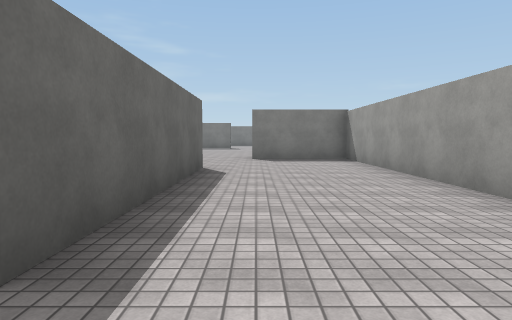
[1] (above)

23 first-person views from a walk through a 3-D level made in the Unity game engine. The camera is 1.4 m above the floor, tilts 4° down and sees 75° across. The floor is counted in squares, 2.4 m on a side. Each view is taken from the middle of a square. On the plan, view 1 faces up. The plan holds only what a view shows up to about 9 squares ahead; the rest is blank. The player is left out. Surface patterns are stand-ins for the level's own textures.

[2]
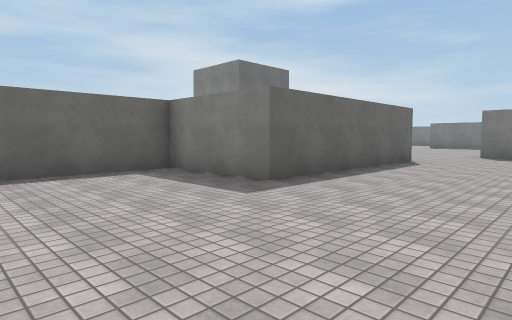

[3]
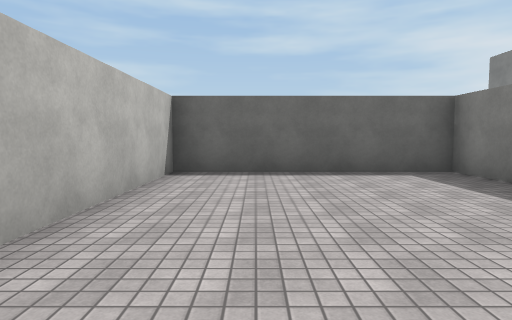

[4]
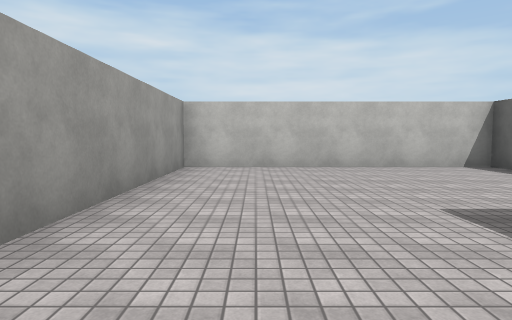

[5]
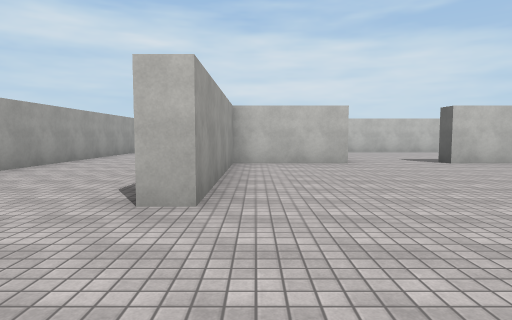

[6]
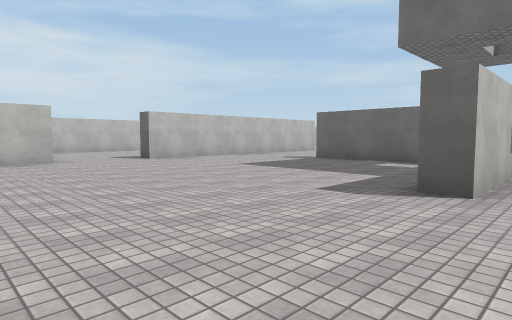

[7]
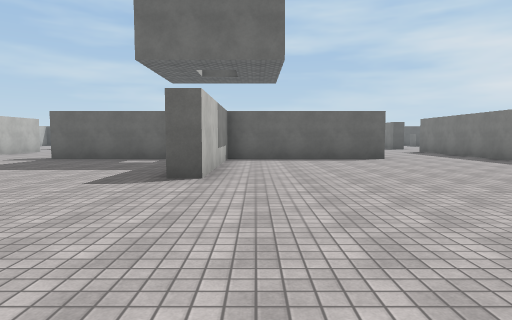

[8]
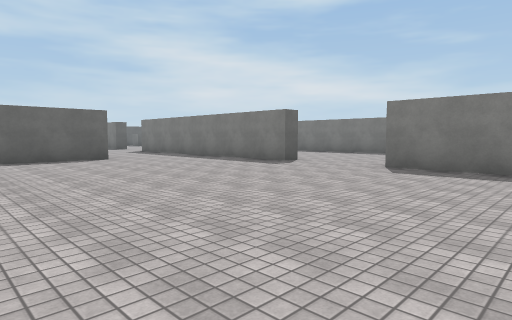

[9]
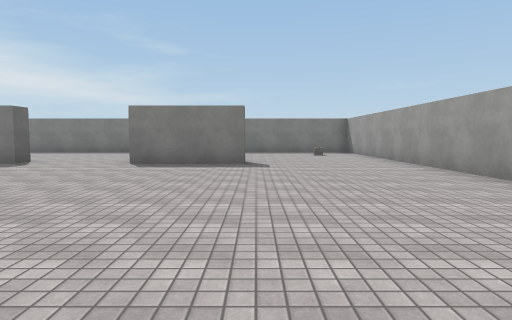

[10]
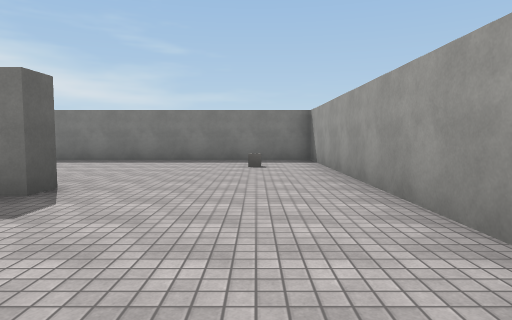

[11]
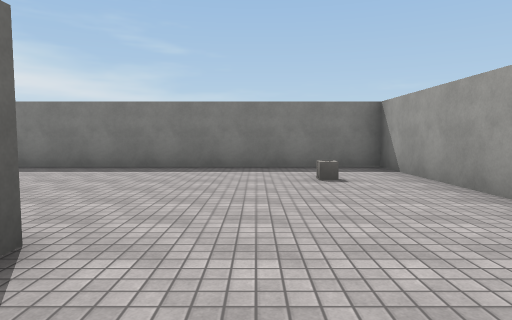

[12]
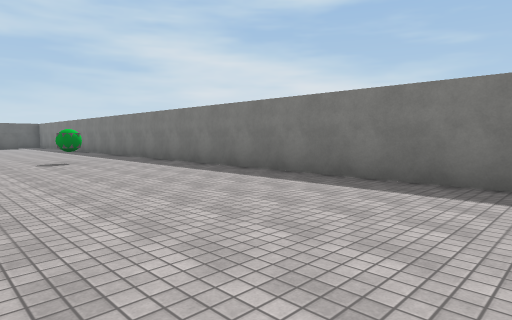

[13]
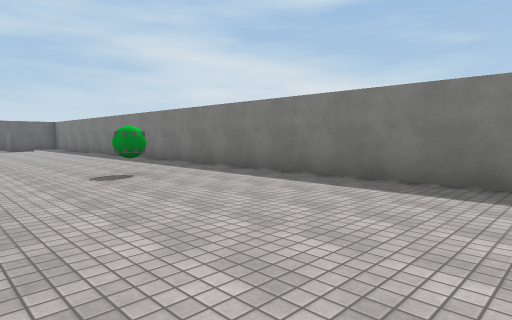

[14]
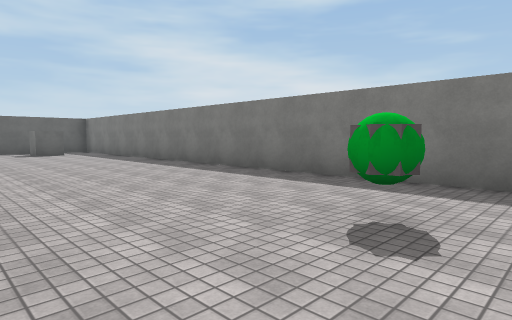

[15]
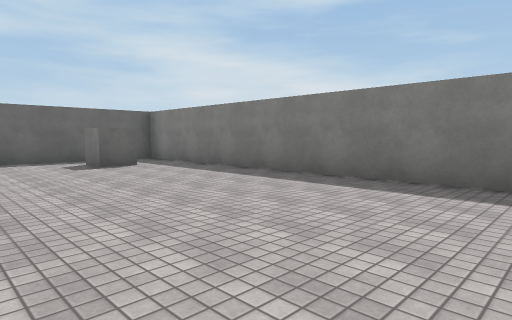

[16]
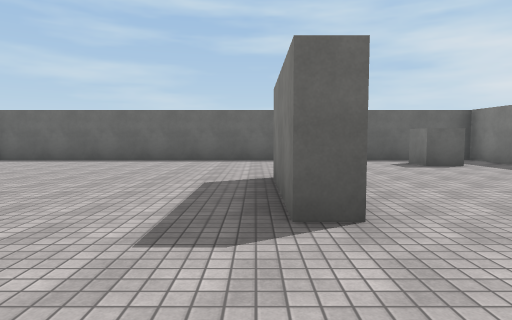

[17]
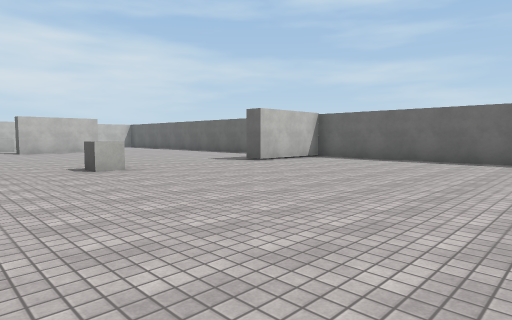

[18]
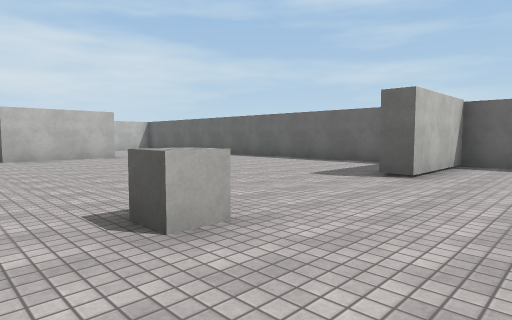

[19]
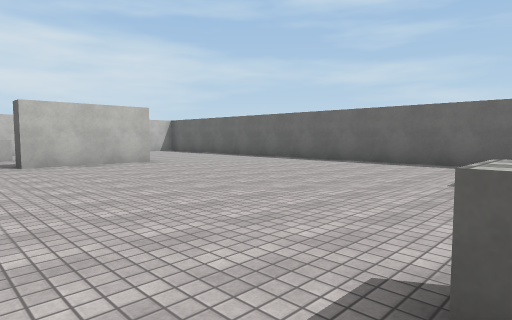

[20]
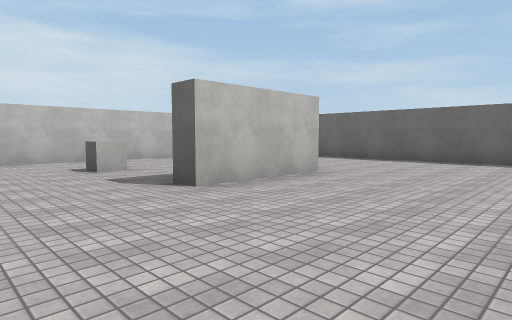

[21]
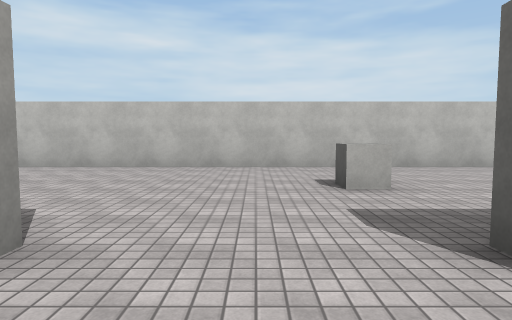

[22]
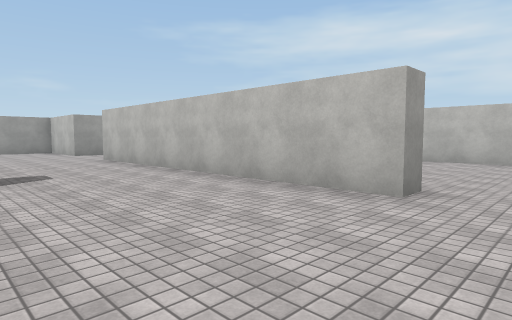

[23]
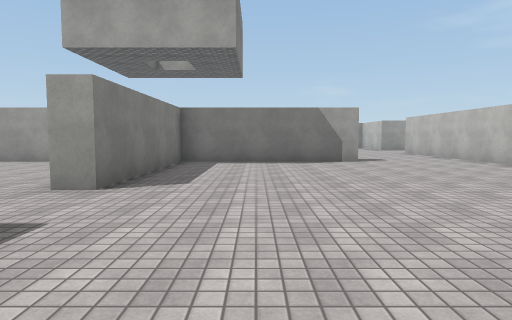

### Floor plan
Points are (right, up) in squares from view 1. A wall is a line through its corners. A room is listed if a view was taken in it or the views show most of it. See-through windows are left out.
Room 1 (views 1, 2, 3, 4)
walls: (-1.5, 6.3) (-1, 6.3) (-1, 1.3) (-3.5, 1.3) (-3.5, -3.4) (2.4, -3.4) (2.4, 8.7) (-0.1, 8.7)
ways out: opening at (-0.5, 7.5) to room 2
Room 2 (views 5, 6, 7, 8, 9, 10, 11, 12, 13, 14, 15, 16, 17, 18, 19, 20, 21, 22, 23)
walls: (-10.3, 11.8) (-10.3, 13); (-9.7, 7.8) (-9.7, 4.6); (-9.7, 13.5) (-9.7, 9.3) (-5.6, 9.3) (-5.6, 8.8); (-10.3, 4.5) (-10.3, 8.7) (-14.4, 8.7) (-14.4, 9.2); (-9.1, 16.3) (-10.1, 16.3); (-6.2, 16.8) (-6.2, 16.3) (-7.6, 16.3); (-16.3, 16.9) (-16.3, 16.3) (-18.6, 16.3); (-13.8, 1.1) (-13.8, 1.8) (-6.2, 1.8) (-6.2, 1.2); (-4.1, 1.8) (-1.5, 1.8) (-1.5, 6.3); (-18.8, 1.8) (-16.3, 1.8) (-16.3, 1.2); (-22.4, 8.1) (-22.4, 0.6); (-1.2, 16.8) (-1.2, 16.3) (-3.8, 16.3); (-22.4, 16.5) (-22.4, 9.3) (-19.9, 9.3) (-19.9, 8.8); (2.4, 13.4) (2.4, 21.4) (-22.4, 21.4) (-22.4, 18); (-19.6, -3.4) (-10.4, -3.4)
ways out: opening at (-0.5, 7.5) to room 1
objects: cube (-21, 20); cube (-16, -1); cube (-16, 9); other object (-10, 19); other object (1, 20)

Positions as (right, up) in squares from view 1, and headings:
1: (0, 0), facing up
2: (2, -2), facing up-left
3: (2, -2), facing left
4: (1, 3), facing down
5: (-2, 9), facing down
6: (-2, 10), facing down-left
7: (-1, 10), facing left
8: (-1, 10), facing up-left
9: (-1, 9), facing up
10: (1, 13), facing up
11: (0, 15), facing up
12: (-2, 17), facing up-left
13: (-5, 17), facing up-left
14: (-9, 17), facing up-left
15: (-14, 17), facing up-left
16: (-14, 16), facing left
17: (-14, 15), facing down-left
18: (-15, 11), facing down-left
19: (-15, 9), facing down-left
20: (-14, 5), facing down-left
21: (-15, 3), facing down
22: (-15, 5), facing down-right
23: (-18, 7), facing right
